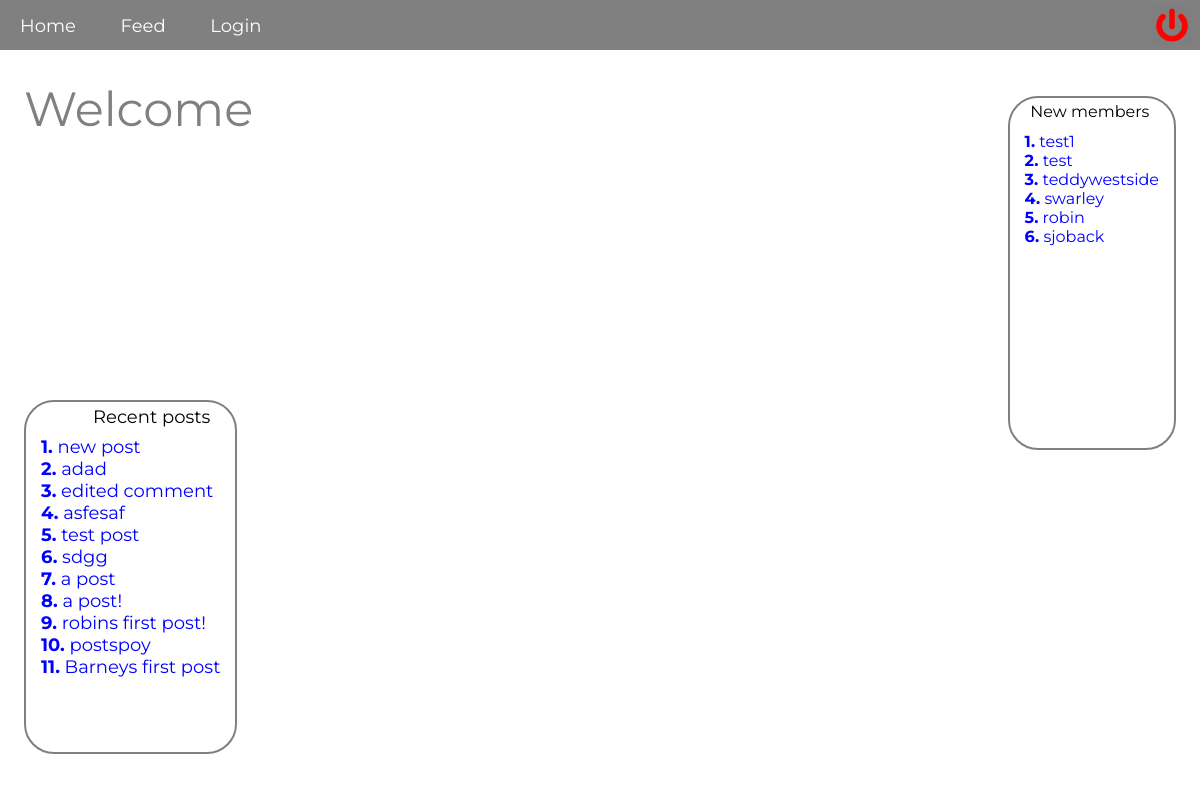
The page / on the database its author committed.
### tables this page shows
CREATE TABLE "users" (
        `id`    INTEGER NOT NULL PRIMARY KEY AUTOINCREMENT UNIQUE,
        `name`  VARCHAR NOT NULL,
        `username`      VARCHAR NOT NULL UNIQUE,
        `email` VARCHAR NOT NULL,
        `password`      VARCHAR NOT NULL,
        `biography`     VARCHAR NOT NULL,
        `img`           VARCHAR,
        `joined`     VARCHAR
);

CREATE TABLE "posts" (
        `id`       INTEGER NOT NULL,
        `post_id`       INTEGER NOT NULL PRIMARY KEY AUTOINCREMENT UNIQUE,
        `title` VARCHAR NOT NULL,
        `description`   VARCHAR NOT NULL,
        `url`   VARCHAR NOT NULL,
        `posted`      VARCHAR,
        `edited`     VARCHAR
);

### logic/homePage.php (called while the page is built)
<?php
$query = "SELECT * FROM users ORDER BY joined ASC LIMIT 10";
$statement = $pdo->prepare($query);
$statement->execute();
$users = $statement->fetchAll(PDO::FETCH_ASSOC);
$query = "SELECT * FROM posts ORDER BY posted DESC LIMIT 15";
$statement = $pdo->prepare($query);
$statement->execute();
$posts = $statement->fetchAll(PDO::FETCH_ASSOC);

### index.php (the view)
<?php
require __DIR__.'/views/header.php';
require __DIR__.'/logic/homePage.php';
$i = 1;
$y= 1;
?>
<div class="index-wrapper">
   <p class="header-text">Welcome</p>
   <div class="new-members">
      <div class="new-members-header">New members</div>
      <br>
      <?php foreach($users as $user): ?>
         <div class="member-username">
            <a href="/pages/profile.php?id=<?php echo $user['id'] ?>" class="member-username"><?php echo "<b>". $i++. ".</b> "; ?><?php echo $user['username']; ?></a>
         </div>
      <?php endforeach; ?>
   </div>
   <div class="new-posts">
      <div class="new-posts-header">Recent posts</div>
      <br>
      <?php foreach($posts as $post): ?>
         <a href="/pages/comment.php?id=<?php echo $post['post_id'] ?>" class="member-title"><?php echo "<b>". $y++. ".</b> ". substr($post['title'], 0, 50); ?></a>
         <br>
      <?php endforeach; ?>
   </div>
</div>
<?php require __DIR__.'/views/footer.php'; ?>

### css/main.css (style rules this page uses)
* { margin: 0px; font-family: Montserrat; }
body { color: #404040; background-size: cover; background-attachment: fixed; }
a { text-decoration: none; outline: none; margin: 20px; color: white; }
.header-text { font-size: 48px; position: fixed; top: 10%; left: 2%; color: grey; }
.index-wrapper { position: absolute; width: 100%; height: 100%; background-image: url("/img/1.gif"); background-size: 90% 100%; }
.new-members-header { position: absolute; top: 1%; right: 15%; color: black; }
.new-members { position: absolute; top: 12%; right: 2%; height: 40%; background-color: rgba(255, 255, 255, 0.8); border: 2px solid grey;; color: black; padding: 15px; border-radius: 30px; }
.new-posts-header { position: absolute; top: 1%; left: 32%; color: black; font-size: 18px; }
.new-posts { position: absolute; top: 50%; left: 2%; height: 40%; background-color: rgba(255, 255, 255, 0.8); border: 2px solid grey;; color: black; padding: 15px; border-radius: 30px; }
.member-username { margin: 0; color: blue; font-size: 16px; }
.member-title { margin: 0; color: blue; font-size: 18px; }

### rows shown on the page
users: username "test1"
users: username "test"
users: username "teddywestside"
users: username "swarley"
users: username "robin"
users: username "sjoback"
posts: title "new post"
posts: title "adad"
posts: title "edited comment"
posts: title "asfesaf"
posts: title "test post"
posts: title "sdgg"
posts: title "a post"
posts: title "a post!"
posts: title "robins first post!"
posts: title "postspoy"
posts: title "Barneys first post"
